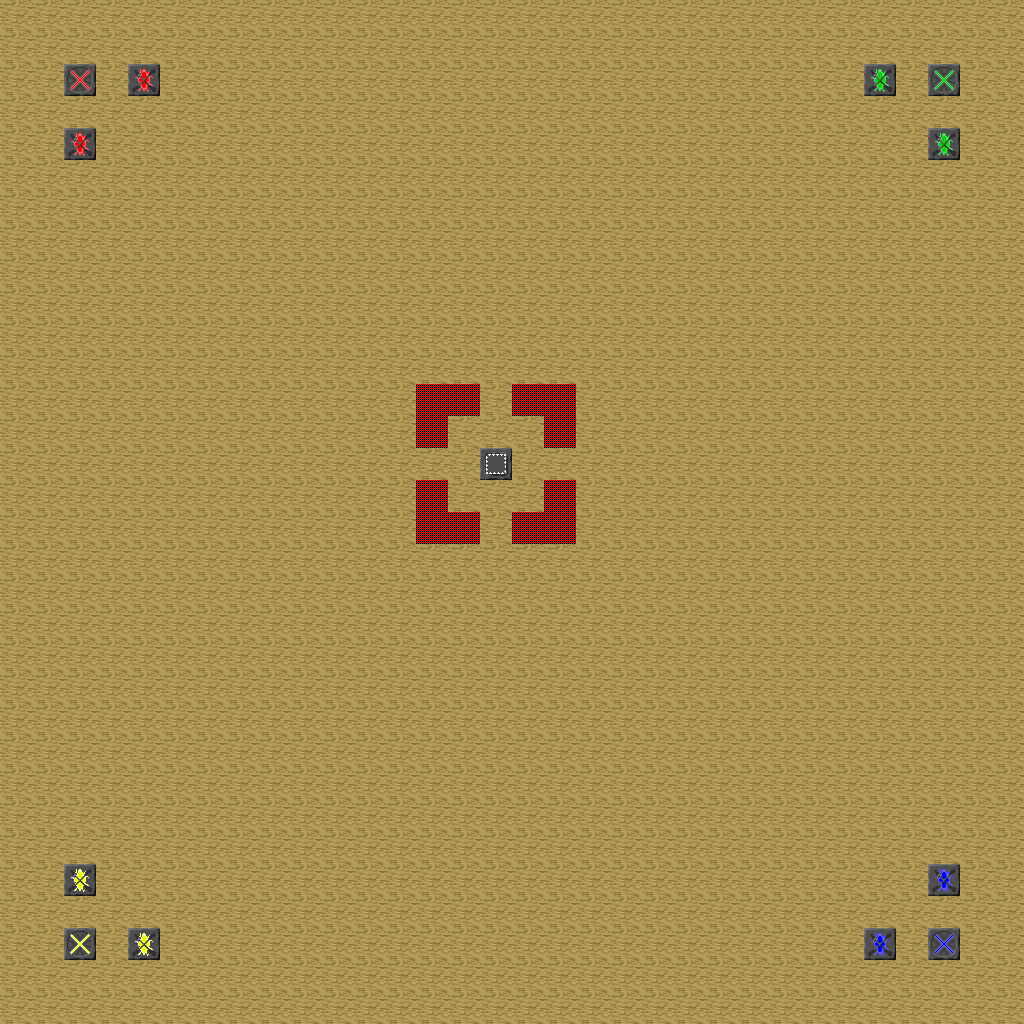

A 2D game scene composited from a Tiled map and its tileset images. What follows is a short description and the map's XML, with each tile layer's data collapsed to a summary:
An orthogonal 32x32 tile map with 32x32 px tiles, 3 tile layers (terrain, buildings, collision), 1 hidden layer not drawn.

<map version="1.0" orientation="orthogonal" width="32" height="32" tilewidth="32" tileheight="32">
 <properties>
  <property name="author" value="h4xxel" />
  <property name="max_players" value="4" />
  <property name="name" value="Squared" />
  <property name="size" value="32x32" />
  <property name="tileset" value="mapdata/default.png" />
  <property name="version" value="0.1" />
 </properties>
 <tileset firstgid="1" name="lol" tilewidth="32" tileheight="32">
  <image source="default.png" width="512" height="512" />
 </tileset>
 <layer name="terrain" width="32" height="32">
  <data>[1024 cells, 1012 non-empty, 1 distinct tile ids]</data>
 </layer>
 <layer name="buildings" width="32" height="32">
  <data>[1024 cells, 1024 non-empty, 10 distinct tile ids]</data>
 </layer>
 <layer name="collision" width="32" height="32">
  <data>[1024 cells, 12 non-empty, 1 distinct tile ids]</data>
 </layer>
 <layer name="fow" width="32" height="32" visible="0">
  <data>[1024 cells, 1024 non-empty, 1 distinct tile ids]</data>
 </layer>
</map>
